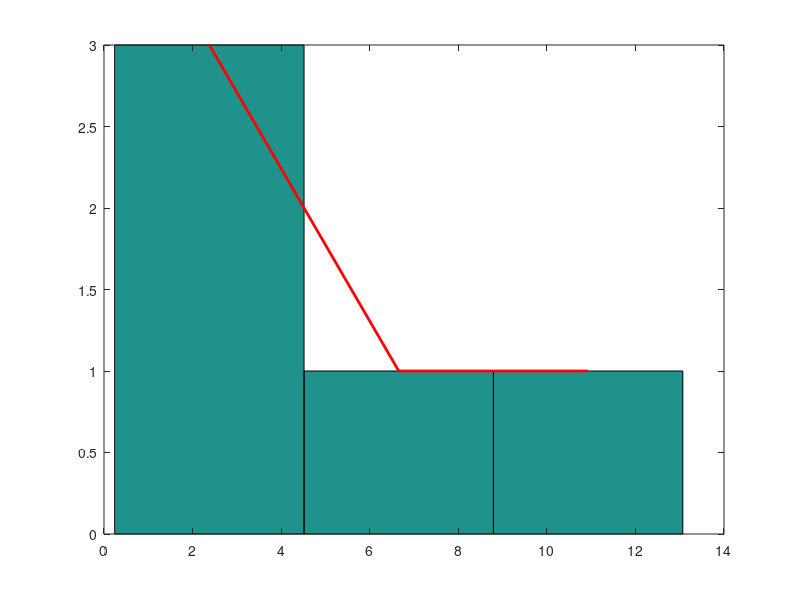

Recreate this plot in MATLAB.
% simulation of bern(p) distr
alpha = input('alpha = ');
N = input('sample size = ');
x = exprnd(alpha,1,N);

% number classes
n = 1+(10/3)*log10(N);

id = 1:n;
limits = min(x):((max(x)-min(x))/n):max(x);
left_lim = limits(id);
right_lim = limits(id+1);
[freq, mark] = hist(x,n);
rel_freq = freq / N;

res = [id; left_lim; right_lim; mark; freq; rel_freq];

fprintf('Nr\t|\tClass\t\t\t|\tMark\t|\tFreq\t|\tRel Freq\n')
fprintf('-------------------------------------------------------------\n')
fprintf('%d\t|\t[%3.3f,%3.3f]\t|\t%3.3f\t|\t%d\t|\t%3.3f\n', res);

hist(x,n);
hold on
plot(mark,freq,'r','lineWidth',2);

fprintf('Mode:\n');
id_mode = find(freq==max(freq));
res_mode = [id_mode; left_lim(id_mode); right_lim(id_mode); mark(id_mode); freq(id_mode); rel_freq(id_mode)];
fprintf('%d\t|\t[%3.3f,%3.3f]\t|\t%3.3f\t|\t%d\t|\t%3.3f\n', res_mode);

fprintf('Mean: %3.3f\n',mean(x));

qua = [25,50,75];
Q = prctile(x, qua);
fprintf('Quartiles:\nQ1 = %3.3f\nQ2 = %3.3f\nQ3 = %3.3f\n',Q);
